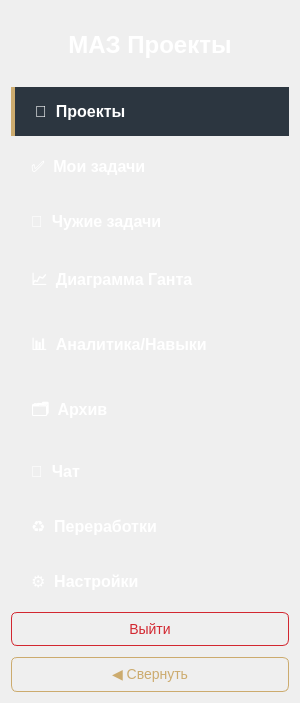
<?xml version="1.0" encoding="UTF-8"?>
<ui version="4.0">
 <class>leftPanel</class>
 <widget class="QWidget" name="leftPanel">
  <property name="geometry">
   <rect>
    <x>0</x>
    <y>0</y>
    <width>300</width>
    <height>668</height>
   </rect>
  </property>

  <layout class="QVBoxLayout" name="verticalLayout_2">
   <item>
    <widget class="QLabel" name="label">
     <property name="styleSheet">
      <string notr="true">QLabel {
    color: white;
    font-size: 24px;
    font-weight: bold;
    padding: 20px;
    border-bottom: 2px solid #ccab6e;
}</string>
     </property>
     <property name="text">
      <string>МАЗ Проекты</string>
     </property>
     <property name="alignment">
      <set>Qt::AlignmentFlag::AlignCenter</set>
     </property>
    </widget>
   </item>
   <item>
    <widget class="QPushButton" name="btnMain">
     <property name="styleSheet">
      <string notr="true">QPushButton {
    color: white;
    font-size: 16px;
    font-weight: bold;
    padding: 15px 20px;
    text-align: left;
    border: none;
    background-color: transparent;
}
QPushButton:hover {
    background-color: #2C3640;
    border-left: 4px solid #D22730;
}
QPushButton:checked {
    background-color: #2C3640;
    border-left: 4px solid #ccab6e;
}</string>
     </property>
     <property name="text">
      <string>🚚  Проекты</string>
     </property>
     <property name="checkable">
      <bool>true</bool>
     </property>
     <property name="checked">
      <bool>true</bool>
     </property>
    </widget>
   </item>
   <item>
    <widget class="QPushButton" name="btnMyTasks">
     <property name="styleSheet">
      <string notr="true">QPushButton {
    color: white;
    font-size: 16px;
    font-weight: bold;
    padding: 15px 20px;
    text-align: left;
    border: none;
    background-color: transparent;
}
QPushButton:hover {
    background-color: #2C3640;
    border-left: 4px solid #D22730;
}
QPushButton:checked {
    background-color: #2C3640;
    border-left: 4px solid #ccab6e;
}</string>
     </property>
     <property name="text">
      <string>✅  Мои задачи</string>
     </property>
     <property name="checkable">
      <bool>true</bool>
     </property>
    </widget>
   </item>
   <item>
    <widget class="QPushButton" name="btnOtherTasks">
     <property name="styleSheet">
      <string notr="true">QPushButton {
    color: white;
    font-size: 16px;
    font-weight: bold;
    padding: 15px 20px;
    text-align: left;
    border: none;
    background-color: transparent;
}
QPushButton:hover {
    background-color: #2C3640;
    border-left: 4px solid #D22730;
}
QPushButton:checked {
    background-color: #2C3640;
    border-left: 4px solid #ccab6e;
}</string>
     </property>
     <property name="text">
      <string>👥  Чужие задачи</string>
     </property>
     <property name="checkable">
      <bool>true</bool>
     </property>
    </widget>
   </item>
   <item>
    <widget class="QPushButton" name="btnGantt">
     <property name="styleSheet">
      <string notr="true">QPushButton {
    color: white;
    font-size: 16px;
    font-weight: bold;
    padding: 15px 20px;
    text-align: left;
    border: none;
    background-color: transparent;
}
QPushButton:hover {
    background-color: #2C3640;
    border-left: 4px solid #D22730;
}
QPushButton:checked {
    background-color: #2C3640;
    border-left: 4px solid #ccab6e;
}</string>
     </property>
     <property name="text">
      <string>📈  Диаграмма Ганта</string>
     </property>
     <property name="checkable">
      <bool>true</bool>
     </property>
    </widget>
   </item>
   <item>
    <widget class="QPushButton" name="btnAnalytics">
     <property name="styleSheet">
      <string notr="true">QPushButton {
    color: white;
    font-size: 16px;
    font-weight: bold;
    padding: 15px 20px;
    text-align: left;
    border: none;
    background-color: transparent;
}
QPushButton:hover {
    background-color: #2C3640;
    border-left: 4px solid #D22730;
}
QPushButton:checked {
    background-color: #2C3640;
    border-left: 4px solid #ccab6e;
}</string>
     </property>
     <property name="text">
      <string>📊  Аналитика/Навыки</string>
     </property>
     <property name="checkable">
      <bool>true</bool>
     </property>
    </widget>
   </item>
   <item>
    <widget class="QPushButton" name="btnArchive">
     <property name="styleSheet">
      <string notr="true">QPushButton {
    color: white;
    font-size: 16px;
    font-weight: bold;
    padding: 15px 20px;
    text-align: left;
    border: none;
    background-color: transparent;
}
QPushButton:hover {
    background-color: #2C3640;
    border-left: 4px solid #D22730;
}
QPushButton:checked {
    background-color: #2C3640;
    border-left: 4px solid #ccab6e;
}</string>
     </property>
     <property name="text">
      <string>🗂  Архив</string>
     </property>
     <property name="checkable">
      <bool>true</bool>
     </property>
    </widget>
   </item>
   <item>
    <widget class="QPushButton" name="btnChat">
     <property name="styleSheet">
      <string notr="true">QPushButton {
    color: white;
    font-size: 16px;
    font-weight: bold;
    padding: 15px 20px;
    text-align: left;
    border: none;
    background-color: transparent;
}
QPushButton:hover {
    background-color: #2C3640;
    border-left: 4px solid #D22730;
}
QPushButton:checked {
    background-color: #2C3640;
    border-left: 4px solid #ccab6e;
}</string>
     </property>
     <property name="text">
      <string>💬  Чат</string>
     </property>
     <property name="checkable">
      <bool>true</bool>
     </property>
    </widget>
   </item>
   <item>
    <widget class="QPushButton" name="btnOvertime">
     <property name="styleSheet">
      <string notr="true">QPushButton {
    color: white;
    font-size: 16px;
    font-weight: bold;
    padding: 15px 20px;
    text-align: left;
    border: none;
    background-color: transparent;
}
QPushButton:hover {
    background-color: #2C3640;
    border-left: 4px solid #D22730;
}
QPushButton:checked {
    background-color: #2C3640;
    border-left: 4px solid #ccab6e;
}</string>
     </property>
     <property name="text">
      <string>♻️  Переработки</string>
     </property>
     <property name="checkable">
      <bool>true</bool>
     </property>
    </widget>
   </item>
   <item>
    <widget class="QPushButton" name="btnSettings">
     <property name="styleSheet">
      <string notr="true">QPushButton {
    color: white;
    font-size: 16px;
    font-weight: bold;
    padding: 15px 20px;
    text-align: left;
    border: none;
    background-color: transparent;
}
QPushButton:hover {
    background-color: #2C3640;
    border-left: 4px solid #D22730;
}
QPushButton:checked {
    background-color: #2C3640;
    border-left: 4px solid #ccab6e;
}</string>
     </property>
     <property name="text">
      <string>⚙️  Настройки</string>
     </property>
     <property name="checkable">
      <bool>true</bool>
     </property>
    </widget>
   </item>
   <item>
    <spacer name="verticalSpacer">
     <property name="orientation">
      <enum>Qt::Orientation::Vertical</enum>
     </property>
     <property name="sizeHint" stdset="0">
      <size>
       <width>20</width>
       <height>40</height>
      </size>
     </property>
    </spacer>
   </item>
   <item>
    <!-- НОВАЯ КНОПКА ВЫХОДА -->
    <widget class="QPushButton" name="btnLogout">
     <property name="styleSheet">
      <string notr="true">QPushButton {
    background-color: transparent;
    color: #D22730;
    font-size: 14px;
    border: 1px solid #D22730;
    border-radius: 6px;
    padding: 8px;
    margin-bottom: 5px;
}
QPushButton:hover {
    background-color: #D22730;
    color: white;
}</string>
     </property>
     <property name="text">
      <string>Выйти</string>
     </property>
    </widget>
   </item>
   <item>
    <widget class="QPushButton" name="btnCollapse">
     <property name="styleSheet">
      <string notr="true">QPushButton {
    background-color: transparent;
    color: #ccab6e;
    font-size: 14px;
    border: 1px solid #ccab6e;
    border-radius: 6px;
    padding: 8px;
}
QPushButton:hover {
    background-color: #ccab6e;
    color: white;
}</string>
     </property>
     <property name="text">
      <string>◀ Свернуть</string>
     </property>
    </widget>
   </item>
  </layout>
 </widget>
 <resources/>
 <connections/>
</ui>
